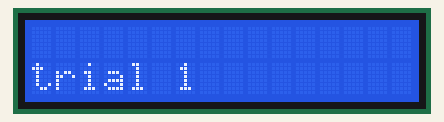
Simulated run of this sketch. Board: Arduino Uno, built with avr-gcc and run on an emulated ATmega328P. On the bench: 16×2 character LCD.

Above: at 0.21 s.
At 1.43 s:
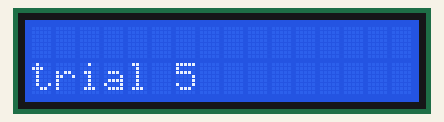
At 2.8 s:
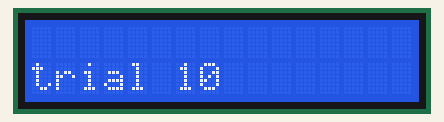
At 3.6 s:
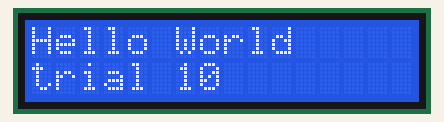
At 5.2 s:
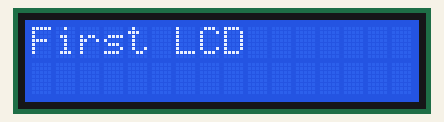
At 6.2 s:
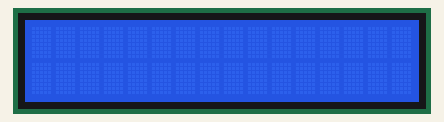

Measured:
- by itself, everything shown: repeats every 6.5 s, in 14 steps
- what the display in image 2 shows lasts 0.8 s, from 2.8 s to 3.6 s
- what the display in image 3 shows lasts 1.0 s, from 3.6 s to 4.6 s
- what the display in image 5 shows lasts 0.5 s, from 6.1 s to 6.6 s

The sketch:

basicLCD1.ino
```cpp
#include <LiquidCrystal.h>
int rs = 7;
int en = 8;
int d4 = 9;
int d5 = 10;
int d6 = 11;
int d7 = 12;

LiquidCrystal lcd(rs, en, d4, d5, d6, d7);

void setup() {
  // put your setup code here, to run once:
  lcd.begin(16, 2);
  int distance = 45;
  char displayBuffer[16];
}

void loop() {
  // put your main code here, to run repeatedly:
  for (int i = 1; i <= 10; i++) {
    lcd.clear();
    lcd.setCursor(0, 1);
    lcd.print("trial ");
    lcd.print(i);
    delay(300);
  }

  delay(500);

  lcd.setCursor(0,0);
  lcd.print("Hello World");
  delay(1000);

  lcd.clear();
  delay(500);

  lcd.setCursor(0,0);
  lcd.print("First LCD");
  delay(1000);

  lcd.clear();
  delay(500);

}
```
